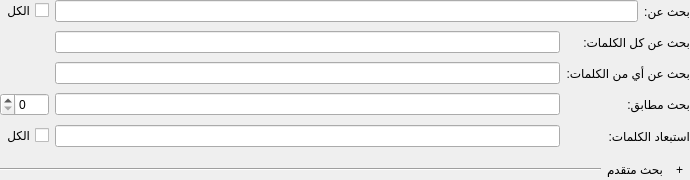
<?xml version="1.0" encoding="UTF-8"?>
<ui version="4.0">
 <class>SearchQueryWidget</class>
 <widget class="QWidget" name="SearchQueryWidget">
  <property name="geometry">
   <rect>
    <x>0</x>
    <y>0</y>
    <width>690</width>
    <height>180</height>
   </rect>
  </property>
  <property name="windowTitle">
   <string>Form</string>
  </property>
  <property name="layoutDirection">
   <enum>Qt::RightToLeft</enum>
  </property>
  <layout class="QVBoxLayout" name="verticalLayout">
   <property name="margin">
    <number>0</number>
   </property>
   <item>
    <layout class="QHBoxLayout" name="horizontalLayout">
     <item>
      <widget class="QLabel" name="labelDefaultQuery">
       <property name="text">
        <string>بحث عن:</string>
       </property>
      </widget>
     </item>
     <item>
      <widget class="FilterLineEdit" name="lineDefaultQuery"/>
     </item>
     <item>
      <widget class="QCheckBox" name="checkDefaultQuery">
       <property name="toolTip">
        <string>كل العبارات</string>
       </property>
       <property name="text">
        <string>الكل</string>
       </property>
      </widget>
     </item>
    </layout>
   </item>
   <item>
    <widget class="QWidget" name="widgetAdvancedSearch" native="true">
     <layout class="QHBoxLayout" name="horizontalLayout_2">
      <property name="margin">
       <number>0</number>
      </property>
      <item>
       <layout class="QGridLayout" name="gridLayout">
        <item row="0" column="0">
         <widget class="QLabel" name="label_3">
          <property name="text">
           <string>بحث عن كل الكلمات:</string>
          </property>
         </widget>
        </item>
        <item row="0" column="1">
         <widget class="FilterLineEdit" name="lineAllWordsQuery"/>
        </item>
        <item row="2" column="0">
         <widget class="QLabel" name="label_5">
          <property name="text">
           <string>بحث مطابق:</string>
          </property>
         </widget>
        </item>
        <item row="2" column="1">
         <widget class="FilterLineEdit" name="lineExactQuery"/>
        </item>
        <item row="1" column="0">
         <widget class="QLabel" name="label_4">
          <property name="text">
           <string>بحث عن أي من الكلمات:</string>
          </property>
         </widget>
        </item>
        <item row="1" column="1">
         <widget class="FilterLineEdit" name="lineAnyWordQuery"/>
        </item>
        <item row="3" column="0">
         <widget class="QLabel" name="label_6">
          <property name="text">
           <string>استبعاد الكلمات:</string>
          </property>
         </widget>
        </item>
        <item row="3" column="1">
         <widget class="FilterLineEdit" name="lineWithoutQuery"/>
        </item>
        <item row="2" column="2">
         <widget class="QSpinBox" name="spinExactQuerySlop">
          <property name="toolTip">
           <string>التباعد بين الكلمات</string>
          </property>
          <property name="locale">
           <locale language="English" country="UnitedStates"/>
          </property>
         </widget>
        </item>
        <item row="3" column="2">
         <widget class="QCheckBox" name="checkWithoutQuery">
          <property name="toolTip">
           <string>كل العبارات</string>
          </property>
          <property name="text">
           <string>الكل</string>
          </property>
         </widget>
        </item>
       </layout>
      </item>
     </layout>
    </widget>
   </item>
   <item>
    <layout class="QHBoxLayout" name="horizontalLayout_3">
     <item>
      <widget class="QToolButton" name="toolAdvancedSearch">
       <property name="text">
        <string>+</string>
       </property>
       <property name="autoRaise">
        <bool>true</bool>
       </property>
      </widget>
     </item>
     <item>
      <widget class="QLabel" name="labelAdvancedSearch">
       <property name="sizePolicy">
        <sizepolicy hsizetype="Maximum" vsizetype="Preferred">
         <horstretch>0</horstretch>
         <verstretch>0</verstretch>
        </sizepolicy>
       </property>
       <property name="cursor">
        <cursorShape>PointingHandCursor</cursorShape>
       </property>
       <property name="text">
        <string>&lt;html&gt;&lt;head/&gt;&lt;body&gt;&lt;p&gt;&lt;a href=&quot;#&quot;&gt;&lt;span style=&quot; text-decoration: none; color:#000000;&quot;&gt;بحث متقدم&lt;/span&gt;&lt;/a&gt;&lt;/p&gt;&lt;/body&gt;&lt;/html&gt;</string>
       </property>
      </widget>
     </item>
     <item>
      <widget class="Line" name="line">
       <property name="orientation">
        <enum>Qt::Horizontal</enum>
       </property>
      </widget>
     </item>
    </layout>
   </item>
  </layout>
 </widget>
 <customwidgets>
  <customwidget>
   <class>FilterLineEdit</class>
   <extends>QLineEdit</extends>
   <header>filterlineedit.h</header>
  </customwidget>
 </customwidgets>
 <tabstops>
  <tabstop>lineDefaultQuery</tabstop>
  <tabstop>lineAllWordsQuery</tabstop>
  <tabstop>lineAnyWordQuery</tabstop>
  <tabstop>lineExactQuery</tabstop>
  <tabstop>lineWithoutQuery</tabstop>
  <tabstop>checkDefaultQuery</tabstop>
  <tabstop>spinExactQuerySlop</tabstop>
  <tabstop>checkWithoutQuery</tabstop>
  <tabstop>toolAdvancedSearch</tabstop>
 </tabstops>
 <resources/>
 <connections/>
</ui>
